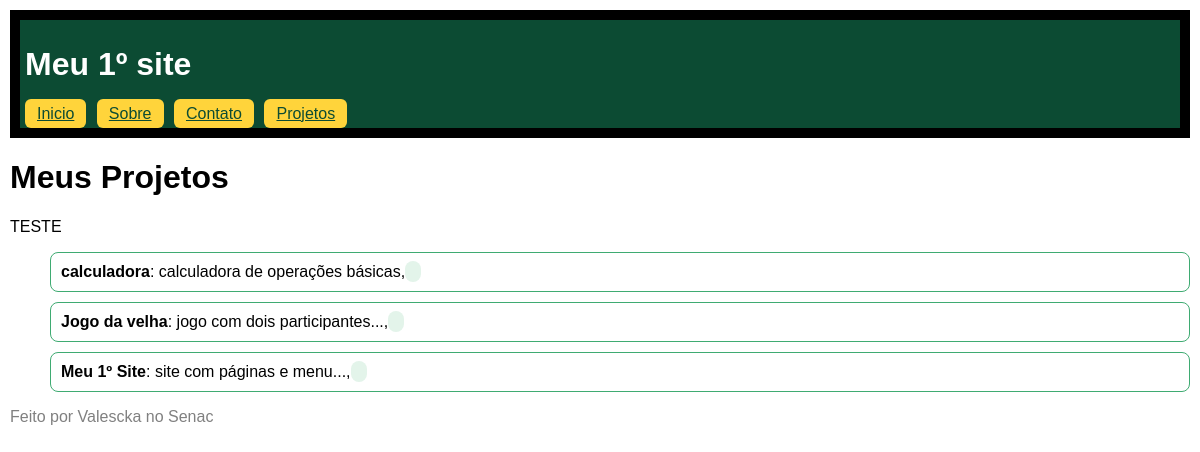
The app's page /projetos/ with its own data.
### paginas/models.py (models this page shows)
class Projetos(models.Model):
    titulo = models.CharField(max_length=100)
    descricao = models.TextField()
    ano = models.IntegerField()
    categoria = models.ForeignKey(
        Categoria,
        on_delete=models.SET_NULL,
        null=True,
        blank=True,
    )

### paginas/views.py (the view)
# urls.py: path('projetos/', views.projetos),
def projetos(request):
    projetos  = {
            "projetos": Projetos.objects.all(),
        }
    return render(request, "projetos.html",projetos)

### paginas/templates/projetos.html (shortened to what this page needs)
{% extends "base.html" %}
{% block conteudo %}
    <h1>Meus Projetos</h1>
    TESTE
    <ul>
        {%for item in projetos%}
        <li class = "cartao">
            <strong>{{item.titulo}}</strong>:
            {{item.descricao}},
            <span class="tag">
            </span>
        </li>
        {%endfor%}
    </ul>
{% endblock %}

### paginas/static/css/estilo.css (style rules this page uses)
body { font-family: Arial; margin: 10px; }
.cartao { list-style: none; background-color: white; border: 1px solid #3fab72; border-radius: 8px; padding: 10px; margin-bottom: 10px; }
.tag { background-color: #E3F4EA; color: #2B7A5B; padding: 2px 8px; border-radius: 10px; }

### records on screen
Projetos: titulo "calculadora", descricao "calculadora de operações básicas"
Projetos: titulo "Jogo da velha", descricao "jogo com dois participantes..."
Projetos: titulo "Meu 1º Site", descricao "site com páginas e menu..."
